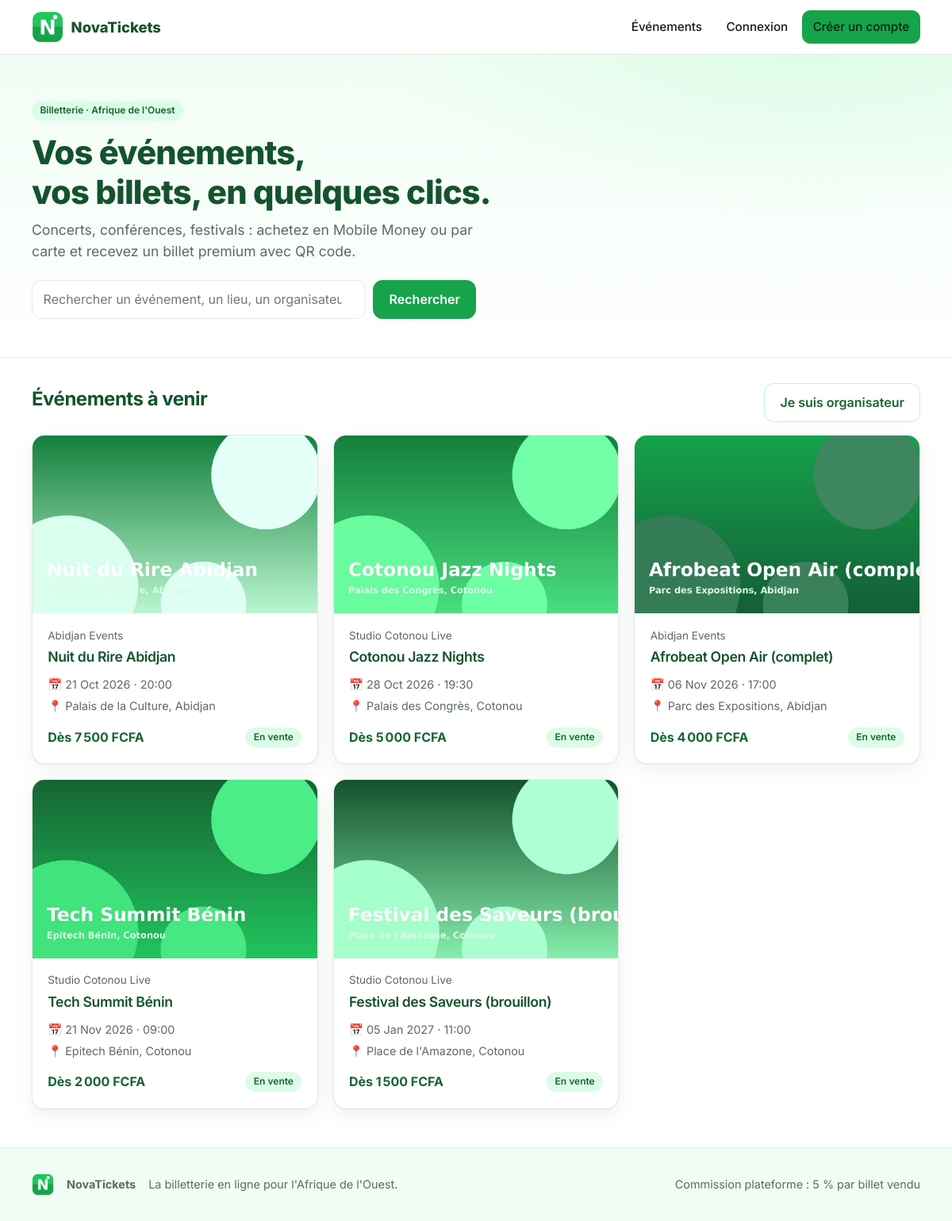
The page / on the database its author committed.
### events/models.py (models this page shows, shortened)
class Event(models.Model):
    organizer = models.ForeignKey(settings.AUTH_USER_MODEL, on_delete=models.CASCADE, related_name="events")
    name = models.CharField("Nom de l'événement", max_length=200)
    description = models.TextField("Description", blank=True)
    location = models.CharField("Lieu", max_length=200)
    visual = models.ImageField("Visuel de l'événement", upload_to="events/visuals/")
    logo = models.ImageField("Logo de l'événement", upload_to="events/logos/", blank=True, null=True)
    start_date = models.DateField("Date de début")
    end_date = models.DateField("Date de fin")
    start_time = models.TimeField("Heure de début")
    purchase_deadline = models.DateField("Date limite d'achat")
    is_published = models.BooleanField("Publié", default=False)
    created_at = models.DateTimeField(auto_now_add=True)
    class Meta:
        ordering = ["start_date", "start_time"]
    def get_absolute_url(self):
        return reverse("events:detail", args=[self.pk])
    @property
    def is_past(self):
        return self.end_date < timezone.localdate()
    @property
    def sales_closed(self):
        return self.purchase_deadline < timezone.localdate() or self.is_past
    @property
    def total_stock(self):
        return self.ticket_types.aggregate(s=Sum("stock"))["s"] or 0
    @property
    def tickets_sold(self):
        return self.orders.filter(status="paid").aggregate(s=Sum("quantity"))["s"] or 0
    @property
    def sold_out(self):
        return self.total_stock > 0 and self.tickets_sold >= self.total_stock
    @property
    def min_price(self):
        first = self.ticket_types.order_by("price").first()
        return first.price if first else None

class TicketType(models.Model):
    event = models.ForeignKey(Event, on_delete=models.CASCADE, related_name="ticket_types")
    name = models.CharField("Type de ticket", max_length=80)
    price = models.PositiveIntegerField("Prix (FCFA)")
    stock = models.PositiveIntegerField("Stock")
    class Meta:
        ordering = ["price", "id"]

### accounts/models.py (models this page shows, shortened)
class User(AbstractUser):
    class Role(models.TextChoices):
        SPECTATEUR = "spectateur", "Spectateur"
        ORGANISATEUR = "organisateur", "Organisateur"
    class Sexe(models.TextChoices):
        HOMME = "M", "Homme"
        FEMME = "F", "Femme"
    email = models.EmailField("E-mail", unique=True)
    role = models.CharField(max_length=20, choices=Role.choices, default=Role.SPECTATEUR)
    country = models.CharField("Pays", max_length=2, choices=COUNTRY_CHOICES, default=DEFAULT_COUNTRY)
    phone = models.CharField("Téléphone mobile", max_length=20)  # format international : +22997000000
    sexe = models.CharField(max_length=1, choices=Sexe.choices, blank=True)
    profession = models.CharField(max_length=120, blank=True)
    photo = models.ImageField(upload_to="users/photos/", blank=True, null=True)
    org_name = models.CharField("Nom de l'organisation", max_length=150, blank=True)
    org_logo = models.ImageField(upload_to="users/org_logos/", blank=True, null=True)
    @property
    def organizer_label(self):
        return self.org_name or self.display_name

### core/views.py (the view)
# urls.py: path("", views.home, name="home"),
def home(request):
    today = timezone.localdate()
    qs = Event.objects.filter(is_published=True, end_date__gte=today).select_related("organizer").prefetch_related("ticket_types")
    q = request.GET.get("q", "").strip()
    if q:
        qs = qs.filter(Q(name__icontains=q) | Q(location__icontains=q) | Q(organizer__org_name__icontains=q))
    return render(request, "core/home.html", {"events": qs, "q": q})

### core/context_processors.py (called while the page is built)
def site(request):
    return {
        "PLATFORM_NAME": settings.PLATFORM_NAME,
        "COMMISSION": settings.PLATFORM_COMMISSION_PERCENT,
        "CURRENCY": settings.CURRENCY,
        "COUNTRIES": COUNTRIES,
    }

### core/templatetags/nova.py (called while the page is built)
@register.filter
def money(value):
    try:
        n = int(value)
    except (TypeError, ValueError):
        return value
    return f"{n:,}".replace(",", " ") + f" {settings.CURRENCY}"

### templates/core/home.html (shortened to what this page needs)
{% extends "base.html" %}
{% load nova %}
{% block content %}
<section class="hero">
  <div class="container">
    <span class="badge">Billetterie · Afrique de l'Ouest</span>
    <h1 class="mt">Vos événements,<br>vos billets, en quelques clics.</h1>
    <p>Concerts, conférences, festivals : achetez en Mobile Money ou par carte et recevez un billet premium avec QR code.</p>
    <form class="search" method="get">
      <input type="search" name="q" value="{{ q }}" placeholder="Rechercher un événement, un lieu, un organisateur…">
      <button class="btn" type="submit">Rechercher</button>
    </form>
  </div>
</section>
<section class="section">
  <div class="container">
    <div class="row between mb">
      <h2>{% if q %}Résultats pour « {{ q }} »{% else %}Événements à venir{% endif %}</h2>
      {% if user.is_authenticated and user.is_organizer %}<a class="btn btn-outline" href="{% url 'events:create' %}">+ Créer un événement</a>{% elif not user.is_authenticated %}<a class="btn btn-outline" href="{% url 'accounts:register_organisateur' %}">Je suis organisateur</a>{% endif %}
    </div>
    {% if events %}
    <div class="grid grid-3">
      {% for e in events %}
      <article class="card event-card">
        <a class="cover" href="{{ e.get_absolute_url }}"><img src="{{ e.visual.url }}" alt="{{ e.name }}" loading="lazy"></a>
        <div class="body">
          <span class="muted small">{{ e.organizer.organizer_label }}</span>
          <h3><a href="{{ e.get_absolute_url }}">{{ e.name }}</a></h3>
          <div class="meta"><span>📅 {{ e.start_date|date:"d M Y" }} · {{ e.start_time|time:"H:i" }}</span><span>📍 {{ e.location }}</span></div>
          <div class="row between" style="margin-top:auto;padding-top:.6rem">
            <span class="price">{% if e.min_price is not None %}Dès {{ e.min_price|money }}{% endif %}</span>
            {% if e.sold_out %}<span class="badge red">Complet</span>{% elif e.sales_closed %}<span class="badge gray">Vente close</span>{% else %}<span class="badge">En vente</span>{% endif %}
          </div>
        </div>
      </article>
      {% endfor %}
    </div>
    {% else %}
    <div class="empty"><h3>Aucun événement pour le moment</h3><p>Revenez bientôt ou créez le vôtre.</p></div>
    {% endif %}
  </div>
</section>
{% endblock %}

### static/css/app.css (style rules this page uses)
:root { --green: #16a34a; --green-600: #15803d; --green-700: #166534; --green-900: #14532d; --green-50: #f0fdf4; --green-100: #dcfce7; --green-200: #bbf7d0; --ink: #0f1f14; --muted: #5b6b61; --line: #e4ebe6; --bg: #ffffff; --danger: #dc2626; --warn: #d97706; --radius: 16px; --shadow: 0 1px 2px rgba(20, 83, 45, .06), 0 8px 24px rgba(20, 83, 45, .07); }
* { box-sizing: border-box; }
html { scroll-behavior: smooth; }
body { margin: 0; font-family: "Inter", system-ui, -apple-system, "Segoe UI", sans-serif; color: var(--ink); background: var(--bg); line-height: 1.55; -webkit-font-smoothing: antialiased; }
a { color: var(--green-600); text-decoration: none; }
img { max-width: 100%; display: block; }
h1, h2, h3 { line-height: 1.2; letter-spacing: -.02em; margin: 0 0 .5rem; color: var(--green-900); }
h1 { font-size: clamp(1.8rem, 4vw, 2.6rem); font-weight: 800; }
h2 { font-size: 1.5rem; font-weight: 700; }
h3 { font-size: 1.1rem; font-weight: 600; }
p { margin: 0 0 1rem; }
.muted { color: var(--muted); }
.small { font-size: .85rem; }
.container { width: min(1120px, 100% - 2rem); margin-inline: auto; }
.section { padding: 2rem 0 3rem; }
.row { display: flex; gap: 1rem; align-items: center; flex-wrap: wrap; }
.between { justify-content: space-between; }
.mt { margin-top: 1rem; }
.mb { margin-bottom: 1rem; }
.btn { display: inline-flex; align-items: center; justify-content: center; gap: .5rem; padding: .7rem 1.2rem; border-radius: 12px; border: 1px solid var(--green); background: var(--green); color: #fff; font: inherit; font-weight: 600; cursor: pointer; transition: transform .1s, box-shadow .15s, background .15s; }
.btn-outline { background: #fff; color: var(--green-700); border-color: var(--green-200); }
.card { background: #fff; border: 1px solid var(--line); border-radius: var(--radius); box-shadow: var(--shadow); padding: 1.4rem; }
.grid { display: grid; gap: 1.2rem; }
.grid-3 { grid-template-columns: repeat(auto-fill, minmax(290px, 1fr)); }
.badge { display: inline-block; padding: .2rem .65rem; border-radius: 999px; font-size: .75rem; font-weight: 600; background: var(--green-100); color: var(--green-700); }
.hero { background: radial-gradient(900px 400px at 85% -10%, var(--green-100), transparent 60%), linear-gradient(180deg, var(--green-50), #fff); border-bottom: 1px solid var(--line); padding: 3.5rem 0 3rem; }
.hero p { font-size: 1.1rem; color: var(--muted); max-width: 560px; }
.search { display: flex; gap: .6rem; margin-top: 1.4rem; max-width: 560px; }
.search input { flex: 1; }
.event-card { padding: 0; overflow: hidden; display: flex; flex-direction: column; transition: transform .15s, box-shadow .15s; }
.event-card a.cover { display: block; aspect-ratio: 16 / 10; overflow: hidden; background: var(--green-100); }
.event-card .cover img { width: 100%; height: 100%; object-fit: cover; }
.event-card .body { padding: 1.1rem 1.2rem 1.3rem; display: flex; flex-direction: column; gap: .35rem; flex: 1; }
.event-card h3 a { color: var(--green-900); }
.meta { color: var(--muted); font-size: .9rem; display: flex; flex-wrap: wrap; gap: .3rem 1rem; }
.price { font-weight: 700; color: var(--green-700); }
input[type=text], input[type=email], input[type=password], input[type=number], input[type=date], input[type=time], input[type=tel], input[type=search], select, textarea { width: 100%; padding: .7rem .85rem; border: 1.5px solid var(--line); border-radius: 12px; font: inherit; background: #fff; color: var(--ink); transition: border-color .15s, box-shadow .15s; }

### rows shown on the page
Event: visual (picture), organizer.organizer_label "Abidjan Events", name "Nuit du Rire Abidjan", start_date "21 Oct 2026", start_time "20:00", location "Palais de la Culture, Abidjan", min_price "7 500 FCFA", purchase_deadline "En vente"
Event: visual (picture), organizer.organizer_label "Studio Cotonou Live", name "Cotonou Jazz Nights", start_date "28 Oct 2026", start_time "19:30", location "Palais des Congrès, Cotonou", min_price "5 000 FCFA", purchase_deadline "En vente"
Event: visual (picture), organizer.organizer_label "Abidjan Events", name "Afrobeat Open Air (complet)", start_date "06 Nov 2026", start_time "17:00", location "Parc des Expositions, Abidjan", min_price "4 000 FCFA", purchase_deadline "En vente"
Event: visual (picture), organizer.organizer_label "Studio Cotonou Live", name "Tech Summit Bénin", start_date "21 Nov 2026", start_time "09:00", location "Epitech Bénin, Cotonou", min_price "2 000 FCFA", purchase_deadline "En vente"
Event: visual (picture), organizer.organizer_label "Studio Cotonou Live", name "Festival des Saveurs (brouillon)", start_date "05 Jan 2027", start_time "11:00", location "Place de l'Amazone, Cotonou", min_price "1 500 FCFA", purchase_deadline "En vente"

### other values the page prints
{{ PLATFORM_NAME }} "NovaTickets"
{{ COMMISSION }} "5"
